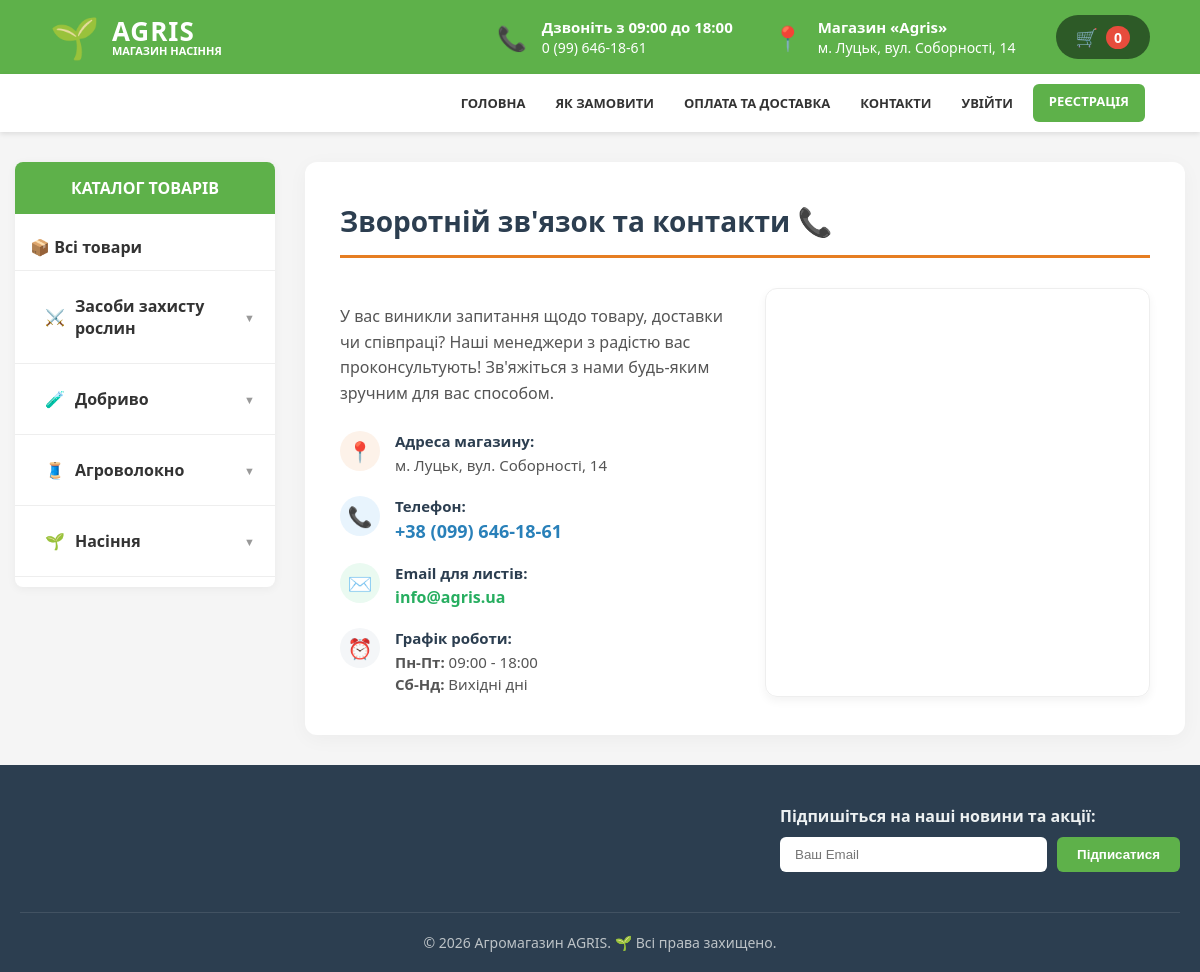
The page /contacts/ on the database as committed earlier.
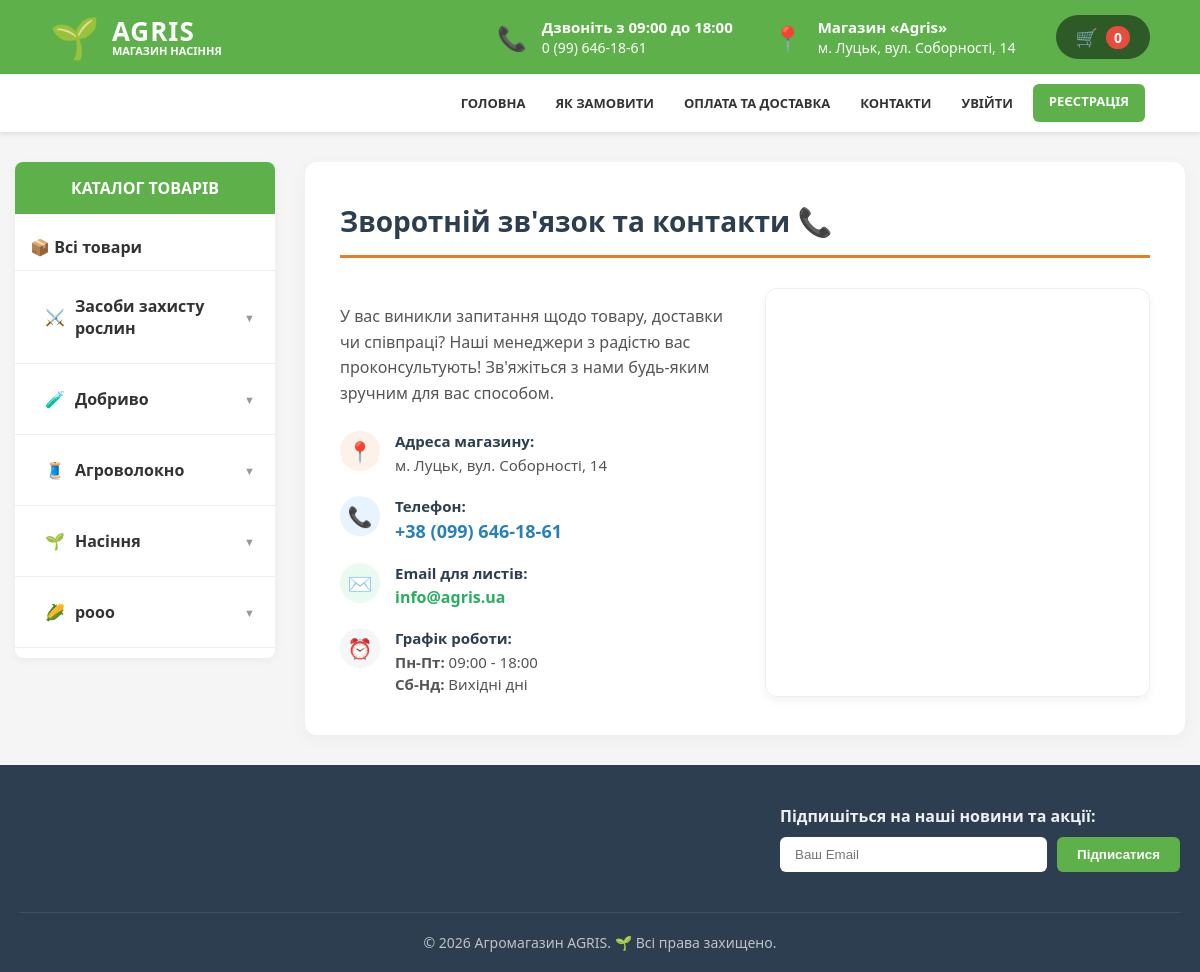
The same page on the database as committed later.
### shop/models.py (models this page shows, shortened)
class Category(models.Model):
    EMOJI_CHOICES = [
        ('Рослини та Квіти', (
            ('🌾', '🌾 Колос'), ('🌽', '🌽 Кукурудза'), ('🌻', '🌻 Соняшник'), ('🌱', '🌱 Проросток'),
            ('🌿', '🌿 Трава'), ('🥜', '🥜 Арахіс'), ('🎋', '🎋 Бамбук'), ('🎍', '🎍 Декор'),
            ('🍀', '🍀 Конюшина'), ('☘️', '☘️ Трилисник'), ('🍂', '🍂 Листя'), ('🍁', '🍁 Клен'),
            ('🌵', '🌵 Кактус'), ('🌴', '🌴 Пальма'), ('🌳', '🌳 Дерево'), ('🌲', '🌲 Ялина'),
            ('🪵', '🪵 Дрова'), ('🍄', '🍄 Гриб'), ('🍃', '🍃 Зелень'), ('🪴', '🪴 Вазон'),
            ('🏵️', '🏵️ Квітка'), ('🌹', '🌹 Роза'), ('🌸', '🌸 Сакура'), ('💐', '💐 Букет'),
            ('🌼', '🌼 Ромашка'), ('🌷', '🌷 Тюльпан'), ('🥀', '🥀 Троянда'), ('🌺', '🌺 Гібіскус'),
            ('💮', '💮 Вишня'), ('🎈', '🎈 Декор'), ('✨', '✨ Елітне'),
        )),
        ('Овочі, Фрукти, Ягоди', (
            ('🍏', '🍏 Яблуко зелене'), ('🍎', '🍎 Яблуко червоне'), ('🍐', '🍐 Груша'), ('🍊', '🍊 Мандарин'),
            ('🍋', '🍋 Лимон'), ('🍌', '🍌 Банан'), ('🍉', '🍉 Кавун'), ('🍇', '🍇 Виноград'),
            ('🍓', '🍓 Полуниця'), ('🫐', '🫐 Лохина'), ('🍈', '🍈 Диня'), ('🍒', '🍒 Вишня'),
            ('🍑', '🍑 Персик'), ('🥭', '🥭 Манго'), ('🍍', '🍍 Ананас'), ('🥥', '🥥 Кокос'),
            ('🥝', '🥝 Ківі'), ('🍅', '🍅 Томат'), ('🥒', '🥒 Огірок'), ('🍆', '🍆 Баклажан'),
            ('🫑', '🫑 Перець'), ('🌶️', '🌶️ Чилі'), ('🎃', '🎃 Гарбуз'), ('🥕', '🥕 Морква'),
            ('🥔', '🥔 Картопля'), ('🧅', '🧅 Цибуля'), ('🧄', '🧄 Часник'), ('🍠', '🍠 Батат'),
            ('🥦', '🥦 Брокколі'), ('🥬', '🥬 Салат'), ('🥗', '🥗 Зелень'), ('🫛', '🫛 Горох'),
            ('🫘', '🫘 Квасоля'), ('🌽', '🌽 Зерно'),
        )),
    ]
    name = models.CharField(max_length=24, verbose_name="Назва категорії")
    icon = models.CharField(max_length=10, choices=EMOJI_CHOICES, verbose_name="Іконка (зі списку)", blank=True,
                            null=True)
    custom_icon = models.CharField(max_length=10, verbose_name="АБО свій емоджі", blank=True, null=True)
    parent = models.ForeignKey('self', on_delete=models.CASCADE, null=True, blank=True, related_name='subcategories',
                               verbose_name="Батьківська категорія")
    @property
    def final_icon(self):
        return self.custom_icon or self.icon or "🔹"
    class Meta:
        verbose_name = "Категорія"
        verbose_name_plural = "Категорії"

### shop/views.py (the view)
# urls.py: path('contacts/', views.page_contacts, name='contacts'),
def page_contacts(request):
    return render(request, 'shop/page3.html', base_context())

### shop/forms.py
class NewsletterForm(forms.ModelForm):
    class Meta:
        model = Newsletter
        fields = ['email']
        widgets = {
            'email': forms.EmailInput(attrs={
                'class': 'newsletter-input',
                'placeholder': 'Ваш email...',
                'required': True
            }),
        }

### shop/views.py (called while the page is built)
def base_context():
    return {
        'categories': Category.objects.filter(parent=None).prefetch_related('subcategories'),
        'newsletter_form': NewsletterForm(),
    }

### shop/templates/shop/page3.html (shortened to what the changed rows need)
{% extends 'shop/base.html' %}
{% block content %}
<div style="background: white; padding: 40px 35px; border-radius: 12px; box-shadow: 0 4px 20px rgba(0,0,0,0.04);">
    <h1 style="color: #2c3e50; margin-top: 0; margin-bottom: 30px; font-size: 28px; border-bottom: 3px solid #e67e22; padding-bottom: 15px; font-weight: 800;">
        Зворотній зв'язок та контакти 📞
    </h1>
</div>
{% endblock %}

### shop/templates/shop/base.html (shortened to what the changed rows need)
{% load static %}
<!DOCTYPE html>
<html lang="uk">
<head>
    <link rel="stylesheet" href="{% static 'shop/css/style.css' %}?v=160">
</head>
{% with url_name=request.resolver_match.url_name %}
{% with auth_list="login,signup,password_reset,password_reset_done,password_reset_confirm,password_reset_complete" %}
<body class="{% if url_name in auth_list %}auth-page-bg{% endif %}">
    <div class="{% if url_name in auth_list %}auth-clean-layout{% else %}container{% endif %}">
        {% if url_name not in auth_list and url_name in 'main,category_filter,page_1,page_two,contacts' %}
            <aside class="sidebar">
                <div style="padding: 10px 0;">
                    {% for cat in categories %}
                        {% if not cat.parent %}
                            {% if cat.subcategories.all %}
                                <details class="sidebar-item-wrapper" {% if cat.id|stringformat:"i" in request.path %}open{% endif %}>
                                    <summary class="sidebar-item-summary">
                                        <div class="summary-content">
                                            <span>{{ cat.final_icon }}</span>
                                            <a href="{% url 'category_filter' cat.id %}" class="category-link">{{ cat.name }}</a>
                                        </div>
                                        <span class="arrow">▼</span>
                                    </summary>
                                </details>
                            {% else %}
                                <a href="{% url 'category_filter' cat.id %}" class="sidebar-item single-item">
                                    <span style="margin-right: 10px;">{{ cat.final_icon }}</span> {{ cat.name }}
                                </a>
                            {% endif %}
                        {% endif %}
                    {% endfor %}
                </div>
            </aside>
        {% endif %}
        <main class="{% if url_name in auth_list %}auth-card{% else %}main-content{% endif %}">
            {% block content %}{% endblock %}
        </main>
    </div>
{% endwith %}
{% endwith %}
</body>
</html>

Rows that differ between the two databases and show on the page:
added Category: final_icon "🌽", name "рооо"
